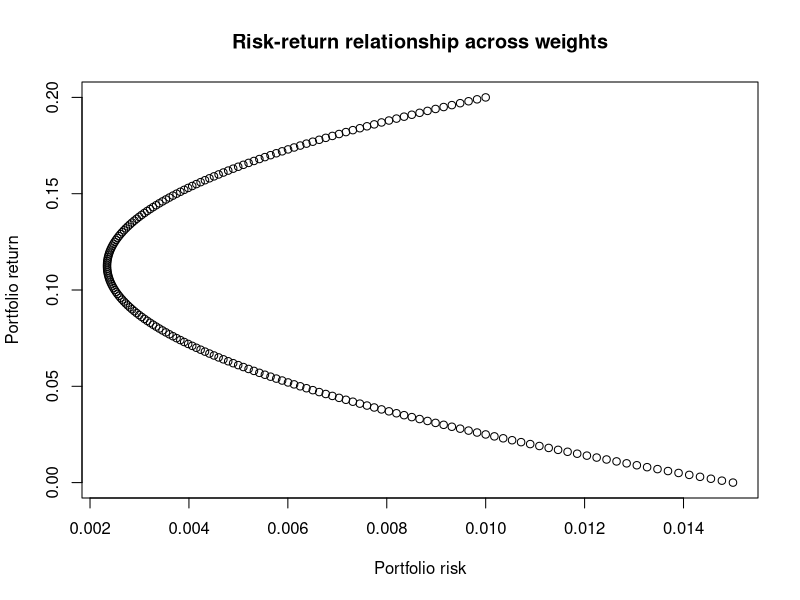
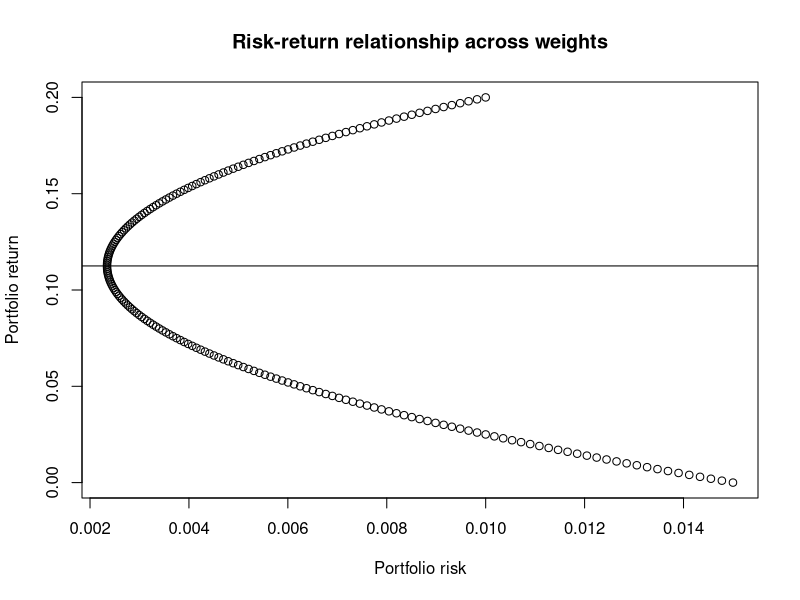

The R source for these figures, in order:
## ---- chunk 1
knitr::opts_chunk$set(collapse = TRUE)
## ---- chunk 2
# expected returns, standard deviation, and correlation of two assets
mu1 <- 0.2
mu2 <- 0.1
sigma1 <- 0.1
sigma2 <- 0.05
rho12 <- 0.25

# calculate return and risks based on w
cal_pf_return <- function(w){
  return(w*mu1 + (1-w)*mu2)
}
cal_pf_risk <- function(w){
  return(w^2*sigma1^2 + (1-w)^2*sigma2^2 + 2*w*(1-w)*rho12*sigma1*sigma2)
}

# weights span from -1 to 1; this considers short positions as well for illustration
weights <- seq(-1, 1, by = 0.01)

returns <- NULL
risks <- NULL

for(w in weights){
  returns <- c(returns, cal_pf_return(w))
  risks <- c(risks, cal_pf_risk(w))
}

plot(risks, returns,
     xlab = "Portfolio risk",
     ylab = "Portfolio return",
     main = "Risk-return relationship across weights")
## ---- chunk 3
min_risk_w <- weights[which(risks == min(risks))]
min_risk_return <- mean(cal_pf_return(min_risk_w))

plot(risks, returns,
     xlab = "Portfolio risk",
     ylab = "Portfolio return",
     main = "Risk-return relationship across weights")

abline(h = min_risk_return)
